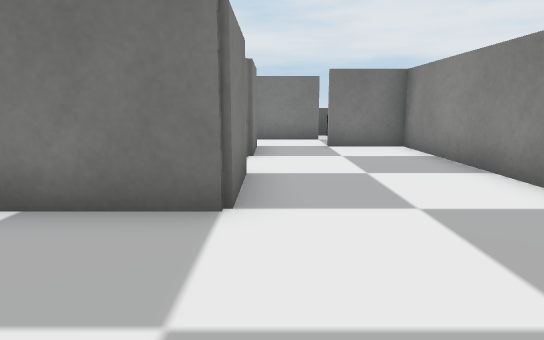
[1] (above)

14 first-person views from a walk through a Unity game level. The camera is 0.51 m above the floor, tilts 10° down and sees 75° across. The floor is counted in squares, 0.5 m on a side. Each view is taken from the middle of a square. On the plan, view 1 faces up. The plan holds only what a view shows up to about 13 squares ahead; the rest is blank. The player character is not drawn. Some surface patterns are stand-ins.

[2]
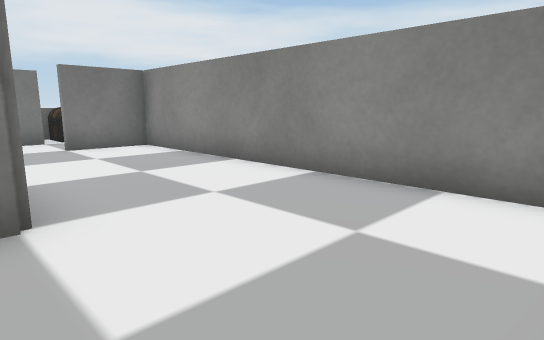

[3]
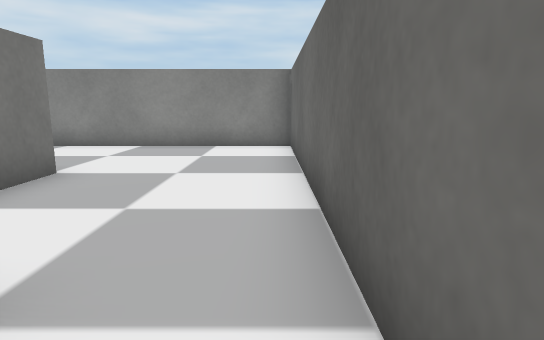

[4]
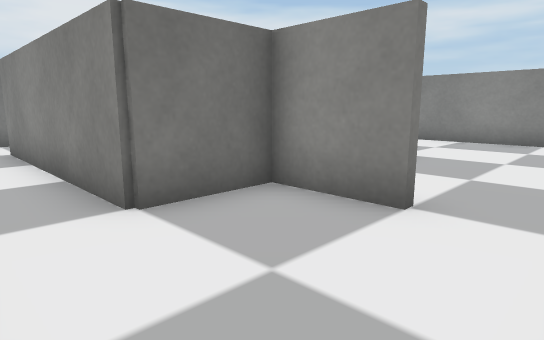

[5]
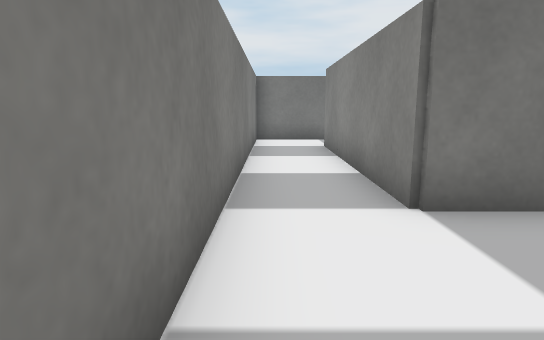

[6]
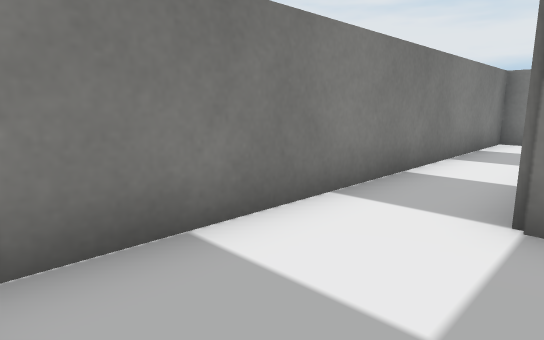

[7]
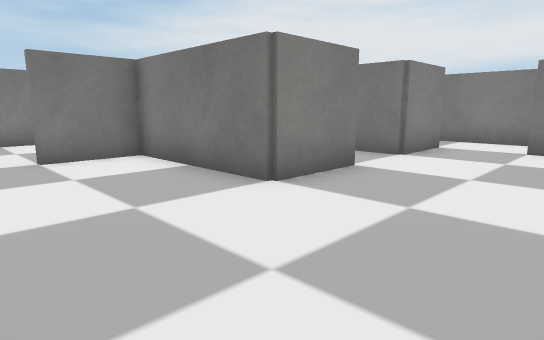

[8]
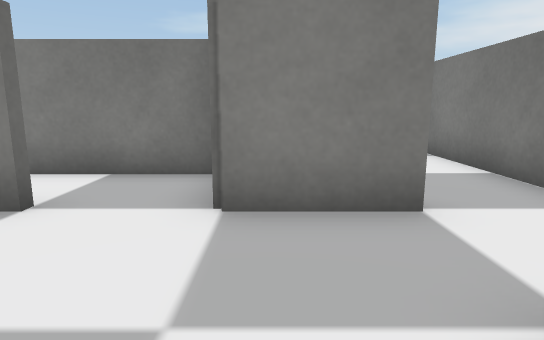

[9]
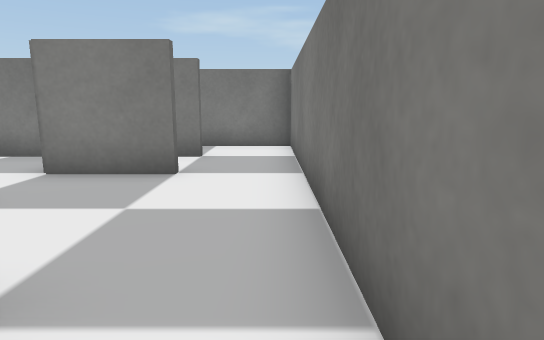

[10]
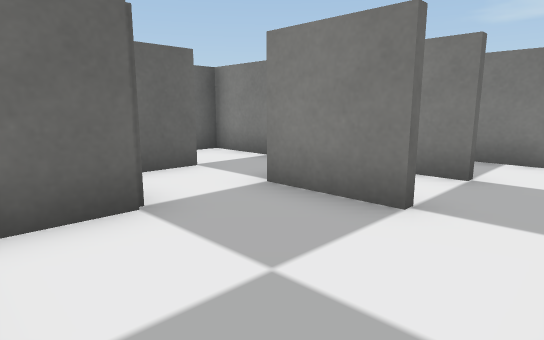

[11]
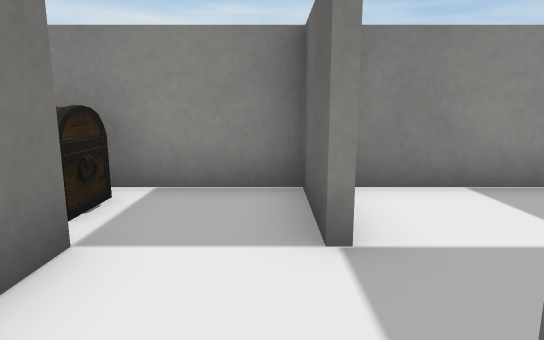

[12]
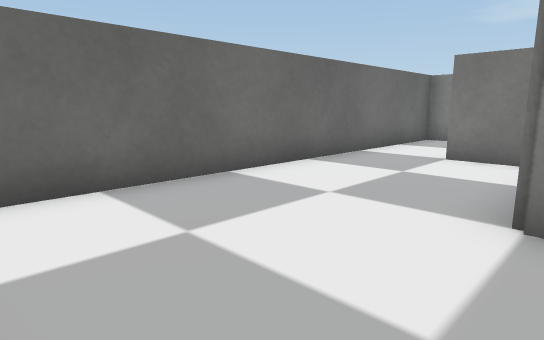

[13]
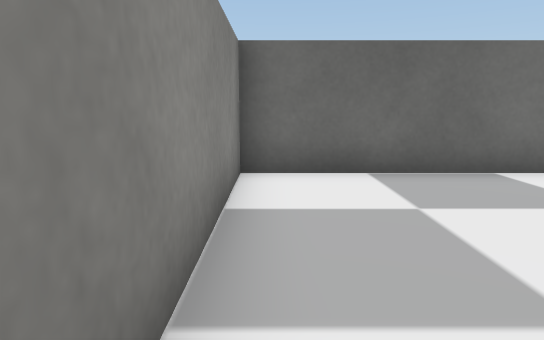

[14]
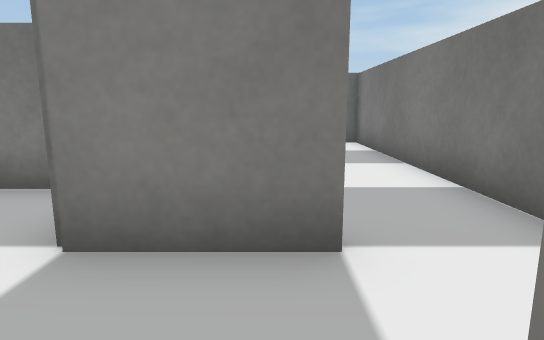

### Floor plan
Key: @ floor where view 1 was taken; # wall or solid block; . floor; O other object.
Columns run from 9 left of view 1 to 4 right of it. Each row starts with its distance up from view 1.
 13           ####
 12 ###########OO#
 11 #............#
 10 #..........###
  9 #..#.#...#...#
  8 #..###.###...#
  7 #..#...#.....#
  6 #..#.###.....#
  5 #..#.  #.#...#
  4 #..#######...#
  3 #....#.......#
  2 #....#.......#
  1 #............#
  0 #........@...#
 -1 ##############

Positions as (right, up) in squares from view 1, and headings:
1: (0, 0), facing up
2: (-1, 0), facing up-right
3: (-6, 0), facing right
4: (-8, 0), facing up-right
5: (-8, 0), facing up
6: (-6, 0), facing up-left
7: (3, 0), facing up-left
8: (3, 8), facing left
9: (1, 11), facing left
10: (-1, 11), facing down-left
11: (-1, 10), facing right
12: (3, 4), facing down-left
13: (3, 5), facing down
14: (2, 9), facing left
